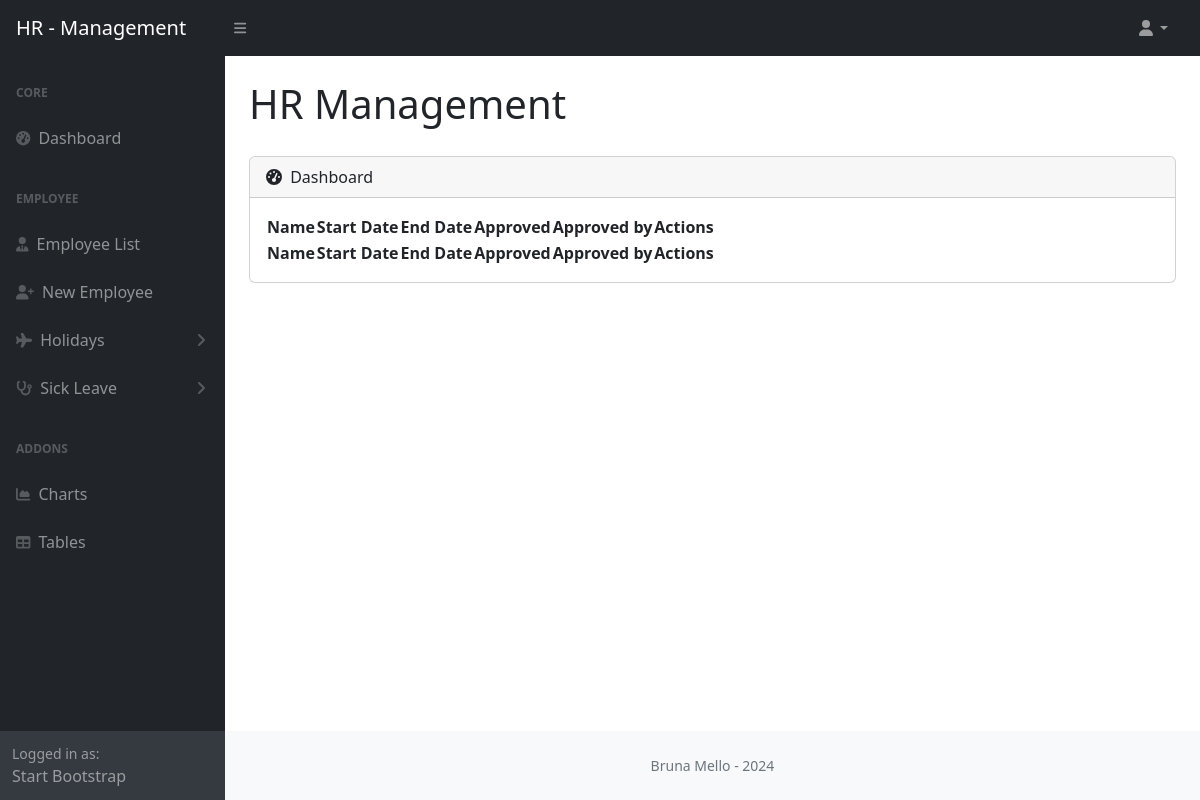
Before: /holidays/holiday_list/ with the older database file.
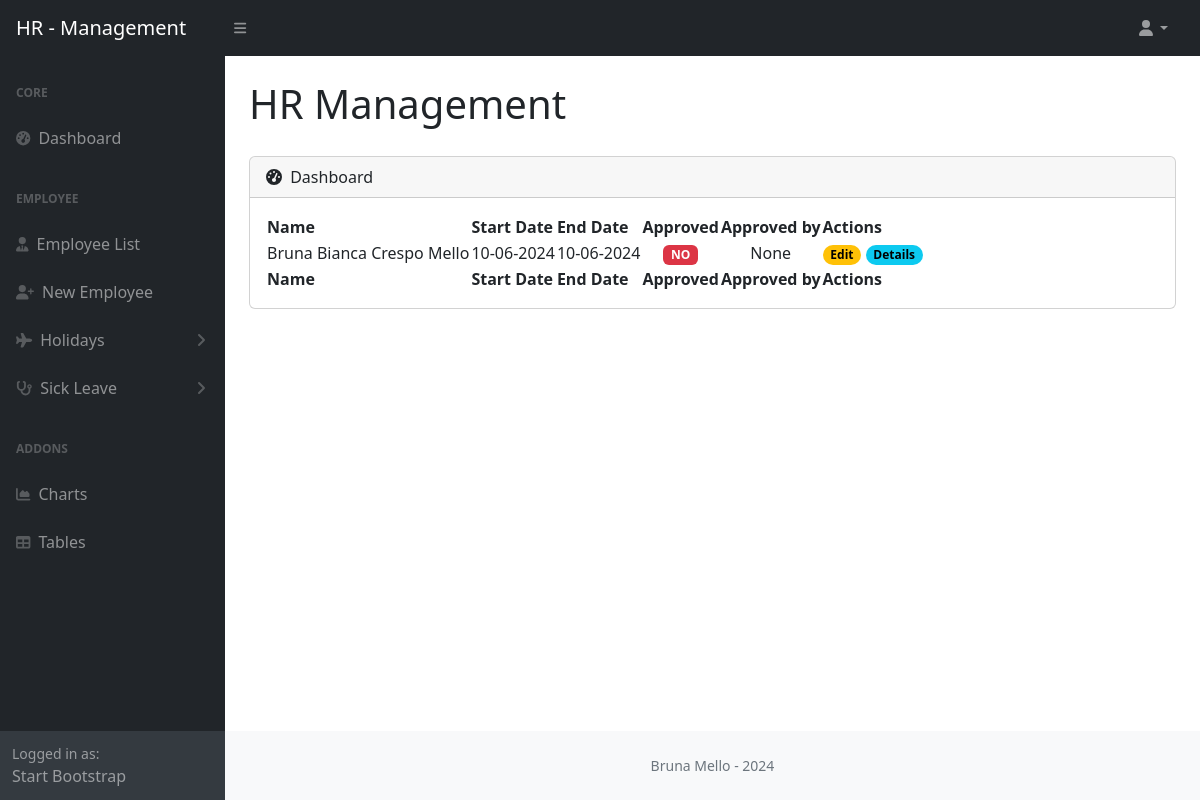
After: the same page with the newer database file.
### holidays/models.py (models this page shows)
class HolidayRequest(models.Model):
	employee = models.ForeignKey(Employees, on_delete=models.PROTECT)
	start_date = models.DateField()
	end_date = models.DateField()
	approved = models.BooleanField(default=False)
	approved_by = models.ForeignKey(User, on_delete=models.PROTECT, null=True, blank=True)

### employee/models.py (models this page shows)
class Employees(models.Model):
	name = models.CharField(max_length=100)
	email = models.EmailField(blank=True, null=True)
	department = models.ForeignKey(Department, on_delete=models.PROTECT)
	position = models.ForeignKey(Position, on_delete=models.PROTECT)
	city = models.CharField(choices=helpers.city, max_length=50, default='Dublin')
	employment_type = models.CharField(choices=helpers.employment_type, max_length=50, default='Full-Time')
	hire_date = models.DateField(default=date.today(), editable=True)
	fire_date = models.DateField(null=True, blank=True)
	is_active = models.BooleanField(default=True)
	def __str__(self):
		return self.name

### holidays/views.py (the view)
# urls.py: path('holiday_list/', HolidayListView.as_view(), name='holiday_list'),
class HolidayListView(ListView):
	model = HolidayRequest
	template_name = 'holiday_list.html'
	context_object_name = 'holidays'
	def get_queryset(self):
		holidays = super().get_queryset().order_by('start_date')
		search = self.request.GET.get('search')
		if search:
			holidays = holidays.filter(name__icontains=search)
		return holidays

### holidays/templates/holiday_list.html
{% extends 'base.html' %}
{% load static %}
{% block content %}
    <table id="datatablesSimple" class="table-striped table-hover table-responsive-lg datatable">
        <thead>
        <tr>
            <th>Name</th>
            <th>Start Date</th>
            <th>End Date</th>
            <th>Approved</th>
            <th>Approved by</th>
            <th>Actions</th>
        </tr>
        </thead>
        <tfoot>
        <tr>
            <th>Name</th>
            <th>Start Date</th>
            <th>End Date</th>
            <th>Approved</th>
            <th>Approved by</th>
            <th>Actions</th>
        </tr>
        </tfoot>
        <tbody>
        {% for holiday in holidays %}
            <tr>
                <td>{{ holiday.employee }}</td>
                <td>{{ holiday.start_date|date:'d-m-Y' }}</td>
                <td>{{ holiday.end_date|date:'d-m-Y' }}</td>
                {% if holiday.approved %}
                    <td class="active-label"><span class="badge bg-success">YES</span>
                    </td>
                {% else %}
                    <td><span class="badge bg-danger">NO</span></td>
                {% endif %}
                <td>{{ holiday.approved_by }}</td>
                <td><a href="{% url 'holiday_update' holiday.pk %}"><span
                        class="badge rounded-pill bg-warning text-black">Edit</span></a>
                    <a href="{% url 'holiday_update' holiday.pk %}"><span
                            class="badge rounded-pill bg-info text-black">Details</span></a>
                </td>
            </tr>
        {% endfor %}
        </tbody>
    </table>
{% endblock %}

### templates/base.html (shortened to what this page needs)
{% load static %}
<!DOCTYPE html>
<html lang="en">
<head>
    <link href="https://cdn.jsdelivr.net/npm/simple-datatables@7.1.2/dist/style.min.css" rel="stylesheet"/>
    <link href="https://cdnjs.cloudflare.com/ajax/libs/twitter-bootstrap/5.3.0/css/bootstrap.min.css
" rel="stylesheet"/>
        <link href="https://cdn.datatables.net/2.0.8/css/dataTables.bootstrap5.css" rel="stylesheet"/>
    <link href="{% static 'css/styles.css' %}" rel="stylesheet"/>
</head>
<body class="sb-nav-fixed">
{% include 'components/base_navbar.html' %}
    {% include 'components/base_sidebar.html' %}
<div id="layoutSidenav_content">
    <main>
        <div class="container-fluid px-4">
        <div id="page-name" style="padding-bottom: 20px ">
            {% if request.path == '/employee/employee_list/' %}
                    <h1 class="mt-4">Employee List</h1>
            {% elif request.path == '/employee/new_employee/' %}
                <h1 class="mt-4">New Employee</h1>
            {% else %}
                <h1 class="mt-4">HR Management</h1>
            {% endif %}
        </div>
            <div class="card mb-4">
                <div class="card-header">
                    {% if request.path == '/employee/employee_list/' %}
                    <i class="fas fa-user-tie me-1"></i>
                    Employee List
                     {% elif request.path == '/employee/new_employee/' %}
                    <i class="fas fa-user-plus me-1"></i>
                    New Employee
                    {% else %}
                    <i class="fas fa-tachometer-alt me-1"></i>
                    Dashboard {{ employee.name }}
                    {% endif %}
                </div>
                <div class="card-body">
                    {% block content %}
                    {% endblock %}
                </div>
            </div>
        </div>
    </main>
    {% include 'components/base_footer.html' %}
</div>
</body>
</html>

### templates/components/base_navbar.html (shortened to what this page needs)
{% load static %}
<nav id="navbar" class="sb-topnav navbar navbar-expand navbar-dark bg-dark">
        <a class="navbar-brand ps-3" href="index.html">HR - Management</a>
        <button class="btn btn-link btn-sm order-1 order-lg-0 me-4 me-lg-0" id="sidebarToggle" href="#!"><i
                class="fas fa-bars"></i></button>
        <ul class="navbar-nav ms-auto ms-md-0 me-3 me-lg-4 ms-auto">
            <li class="nav-item dropdown">
                <a class="nav-link dropdown-toggle ml-auto" id="navbarDropdown" href="#" role="button" data-bs-toggle="dropdown"
   aria-expanded="false"><i class="fas fa-user fa-fw"></i></a>
            </li>
        </ul>
    </nav>

### templates/components/base_sidebar.html (shortened to what this page needs)
{% load static %}
<div id="layoutSidenav">
        <div id="layoutSidenav_nav">
            <nav class="sb-sidenav accordion sb-sidenav-dark" id="sidenavAccordion">
                <div class="sb-sidenav-menu">
                    <div class="nav">
                        <div class="sb-sidenav-menu-heading">Core</div>
                        <a class="nav-link" href="index.html">
                            <div class="sb-nav-link-icon"><i class="fas fa-tachometer-alt"></i></div>
                            Dashboard
                        </a>
                        <div class="sb-sidenav-menu-heading">Employee</div>
                        <a class="nav-link" href="{% url 'employee_list' %}">
                            <div class="sb-nav-link-icon"><i class="fas fa-user-tie"></i></div>
                            Employee List
                        </a>
                        <a class="nav-link" href="{% url 'new_employee' %}">
                            <div class="sb-nav-link-icon"><i class="fas fa-user-plus"></i></div>
                            New Employee
                        </a>
                        <a class="nav-link collapsed" href="#" data-bs-toggle="collapse"
                           data-bs-target="#collapseLayouts"
                           aria-expanded="false" aria-controls="collapseLayouts">
                            <div class="sb-nav-link-icon"><i class="fas fa-plane"></i></div>
                            Holidays
                            <div class="sb-sidenav-collapse-arrow"><i class="fas fa-angle-down"></i></div>
                        </a>
                        <a class="nav-link collapsed" href="#" data-bs-toggle="collapse" data-bs-target="#collapsePages"
                           aria-expanded="false" aria-controls="collapsePages">
                            <div class="sb-nav-link-icon"><i class="fas fa-stethoscope"></i></div>
                            Sick Leave
                            <div class="sb-sidenav-collapse-arrow"><i class="fas fa-angle-down"></i></div>
                        </a>
                        <div class="sb-sidenav-menu-heading">Addons</div>
                        <a class="nav-link" href="charts.html">
                            <div class="sb-nav-link-icon"><i class="fas fa-chart-area"></i></div>
                            Charts
                        </a>
                        <a class="nav-link" href="employee_list.html">
                            <div class="sb-nav-link-icon"><i class="fas fa-table"></i></div>
                            Tables
                        </a>
                    </div>
                </div>
                <div class="sb-sidenav-footer">
                    <div class="small">Logged in as:</div>
                    Start Bootstrap
                </div>
            </nav>
        </div>

### templates/components/base_footer.html
{% load static %}
{% load tz %}
<footer class="py-4 bg-light mt-auto">
    <div class="container-fluid px-4">
        <div class="d-flex justify-content-center small">
            <div class="text-muted">Bruna Mello - 2024</div>
        </div>
    </div>
</footer>

Changed rows visible on the page:
added HolidayRequest: employee "Bruna Bianca Crespo Mello", start_date "10-06-2024", end_date "10-06-2024", approved "NO", approved_by "None"
